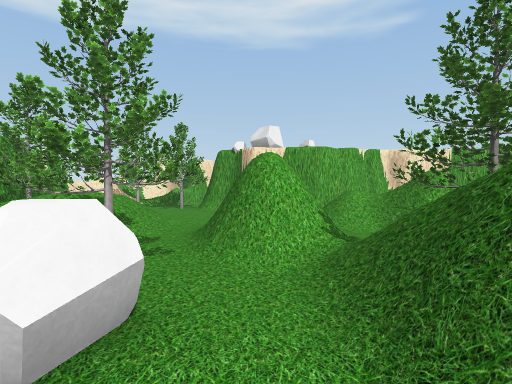
view 1 (above)

14 first-person views from a walk through a Unity game level. The camera is 1.4 m above the floor, tilts 2° down and sees 80° across. The floor is counted in squares, 2 m on a side. Each view is taken from the middle of a square. On the plan, view 1 faces up. The plan holds only what a view shows up to about 10 squares ahead; the rest is blank. Some surface patterns are stand-ins.

view 2
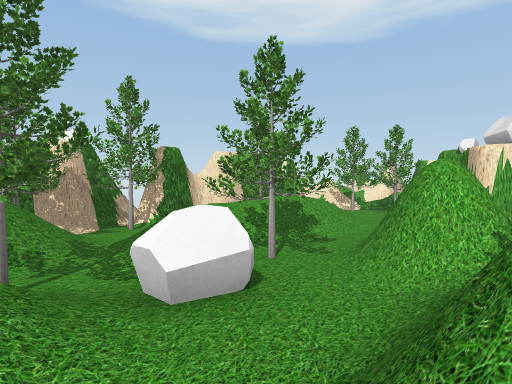

view 3
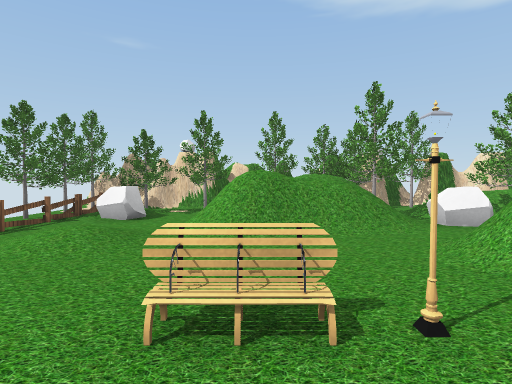

view 4
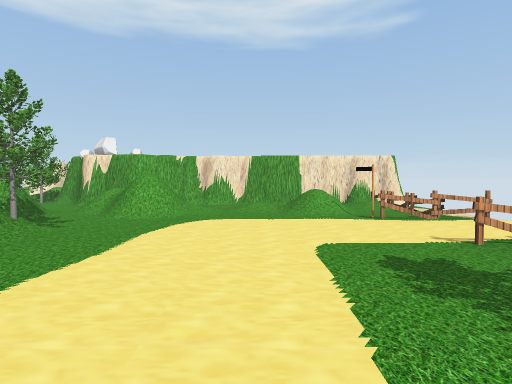

view 5
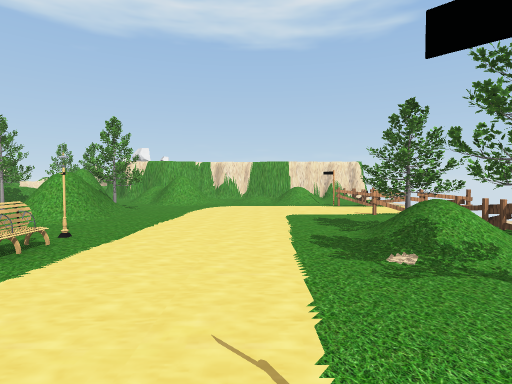

view 6
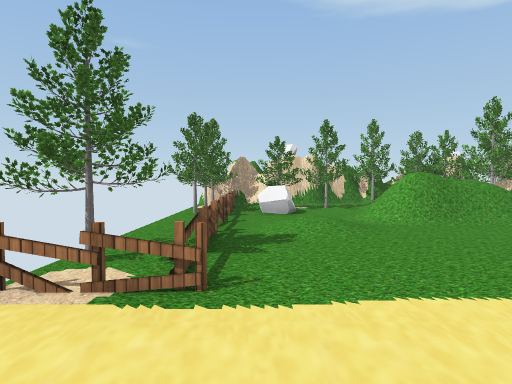

view 7
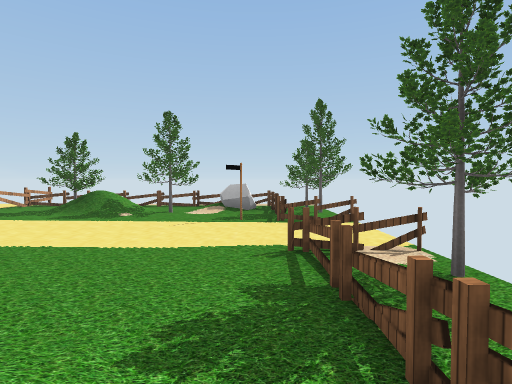

view 8
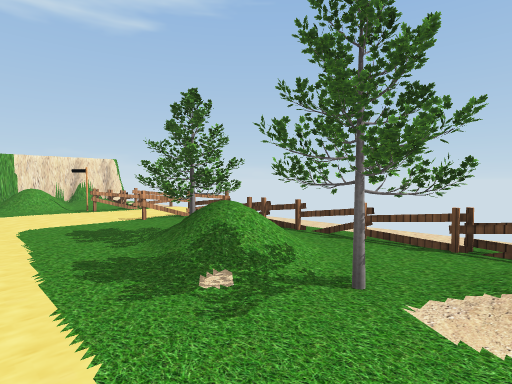

view 9
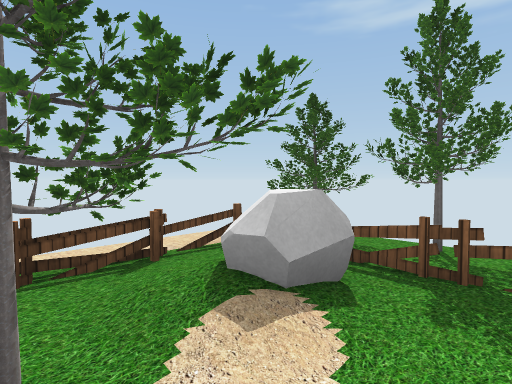

view 10
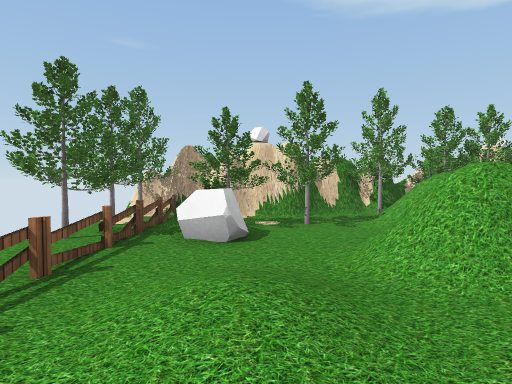

view 11
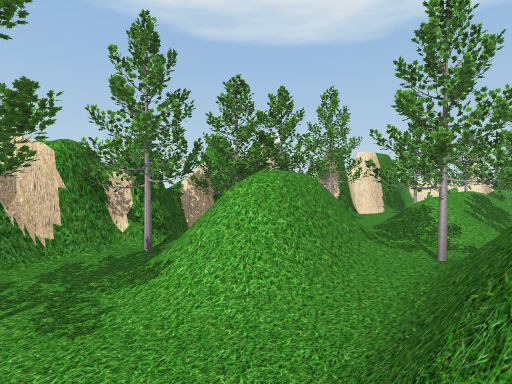

view 12
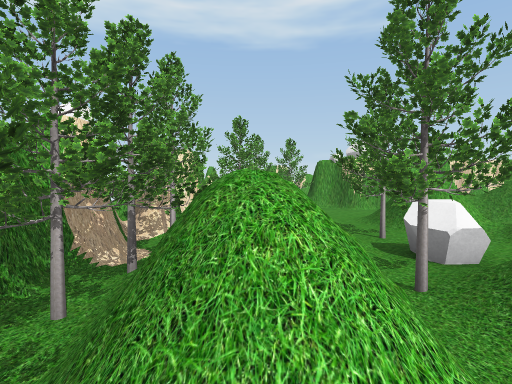

view 13
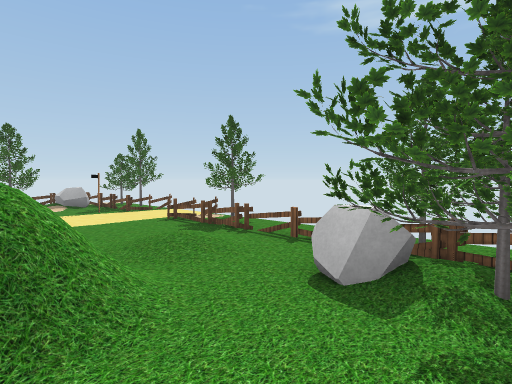

view 14
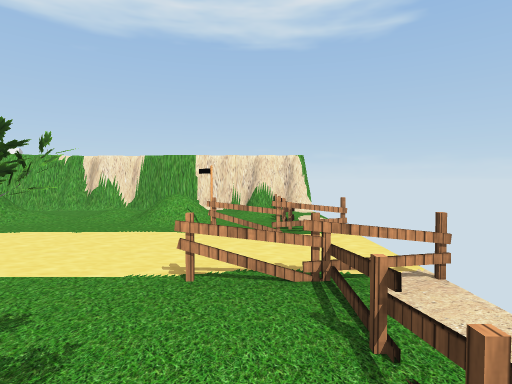

### Floor plan
Key: @ floor where view 1 was taken; # wall or solid block; . main floor; : floor 0.25 m higher than the main floor; / step, stairs or slope; = window, fence, low wall or low ledge; T tree; L lamp; F fence; O other object.
Columns run from 5 left of view 1 to 9 right of it. Each row starts with its distance up from view 1.
  8   ####  #######
  7  ###.####/...##
  6  #....  ..: .:
  5  ##/..//=.://.O
  4 ##T/.#//#...#FF
  3 ########.......
  2 #T #T.#T.......
  1 #T##O.##.....FF
  0 #T=T#@//......F
 -1 #T#.#/......T/F
 -2 ##/.==.L..../.F
 -3 ##T.//......T.F
 -4 ##TO.::.....#:F
 -5 ###O.......#FOF
 -6 #TTTFFFFF.FF#T#
 -7 ####   T#  ####

Where each view was taken, in squares from view 1:
view 1: 0 up, 0 right, facing up
view 2: 0 up, 1 right, facing up-left
view 3: 2 down, 4 right, facing left
view 4: 2 down, 5 right, facing up
view 5: 5 down, 5 right, facing up
view 6: 5 down, 5 right, facing left
view 7: 5 down, 0 right, facing right
view 8: 4 down, 5 right, facing up-right
view 9: 3 down, 6 right, facing down-right
view 10: 4 down, 2 right, facing left
view 11: 3 down, 1 left, facing up-left
view 12: 2 down, 3 left, facing up
view 13: 2 down, 3 left, facing down-right
view 14: 1 down, 8 right, facing up
